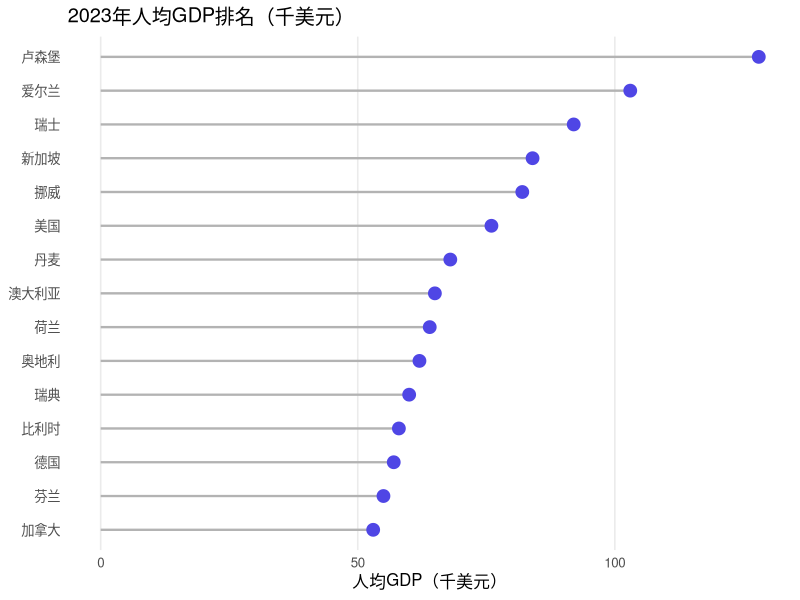
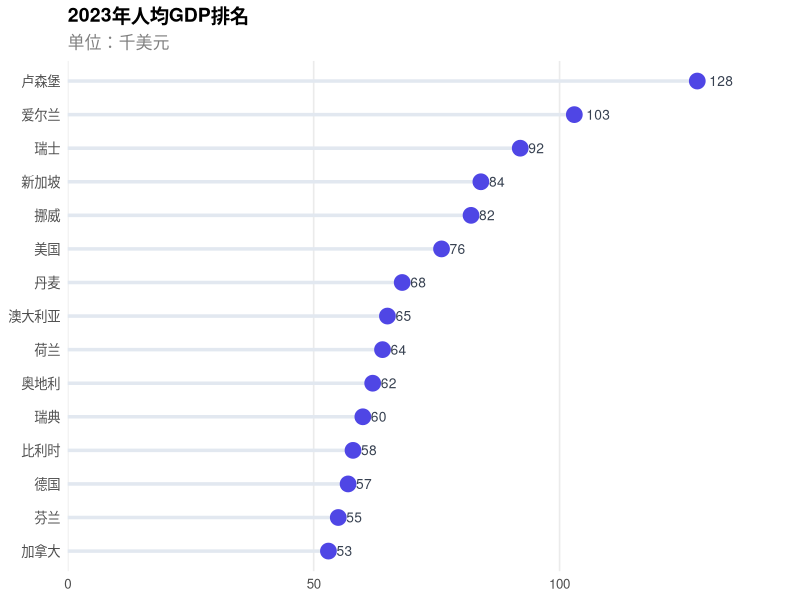
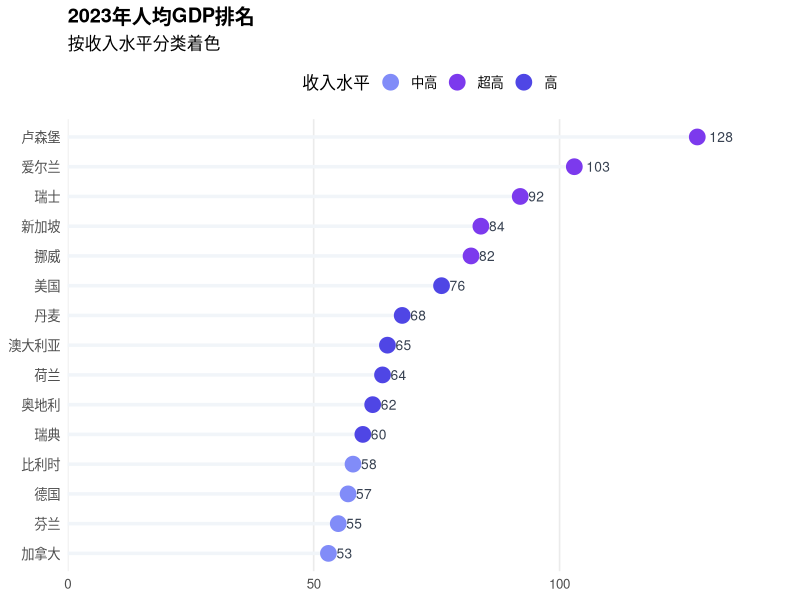
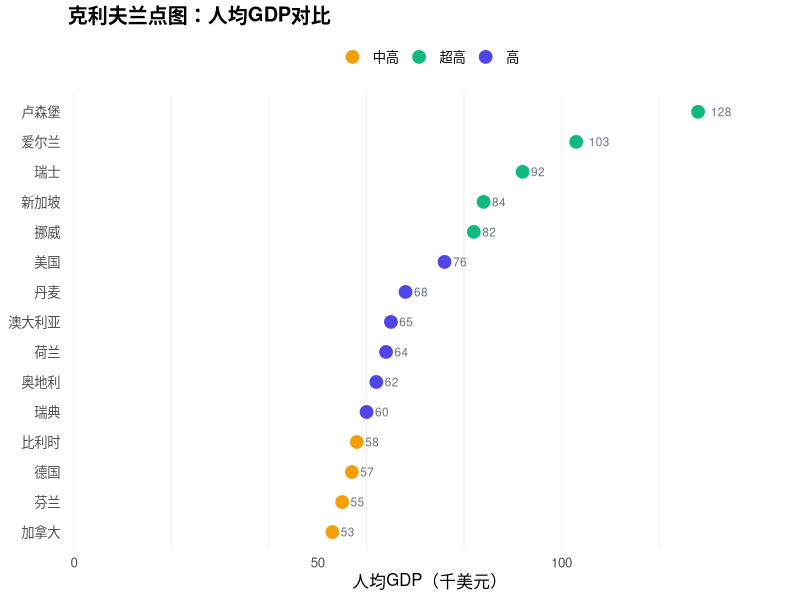
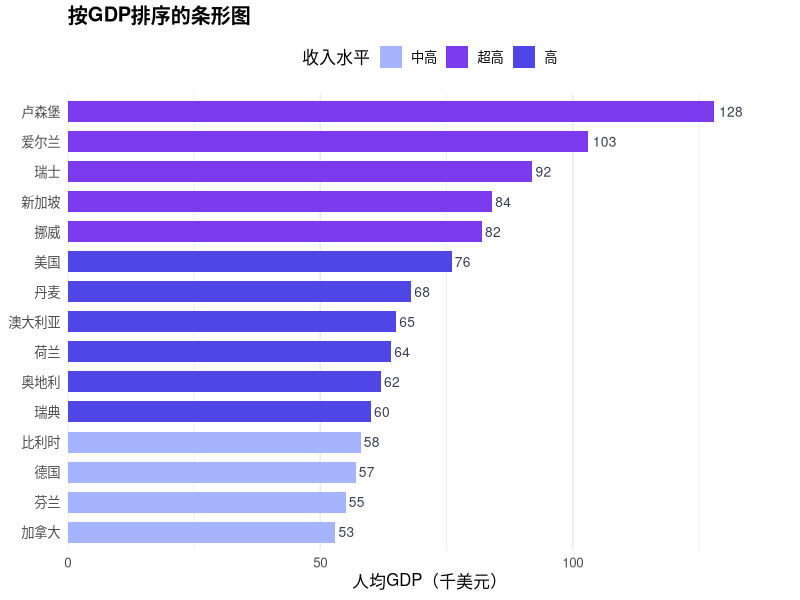
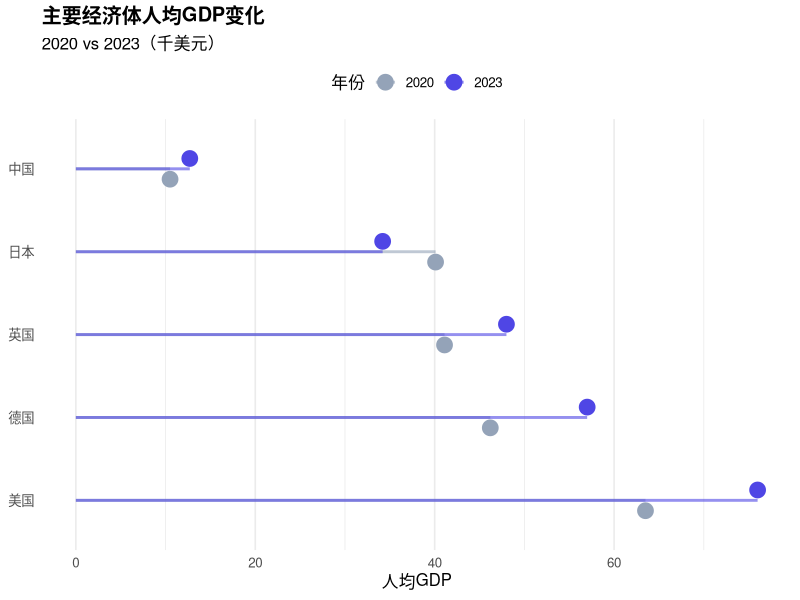
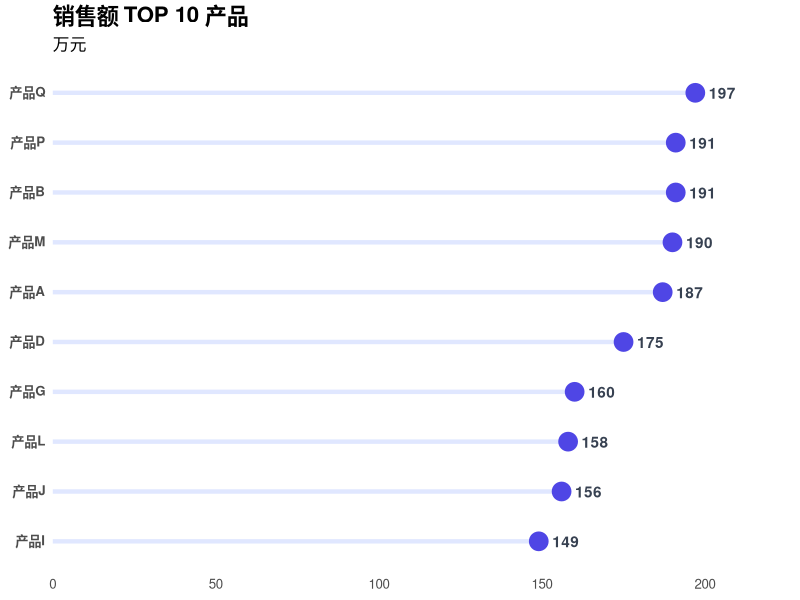
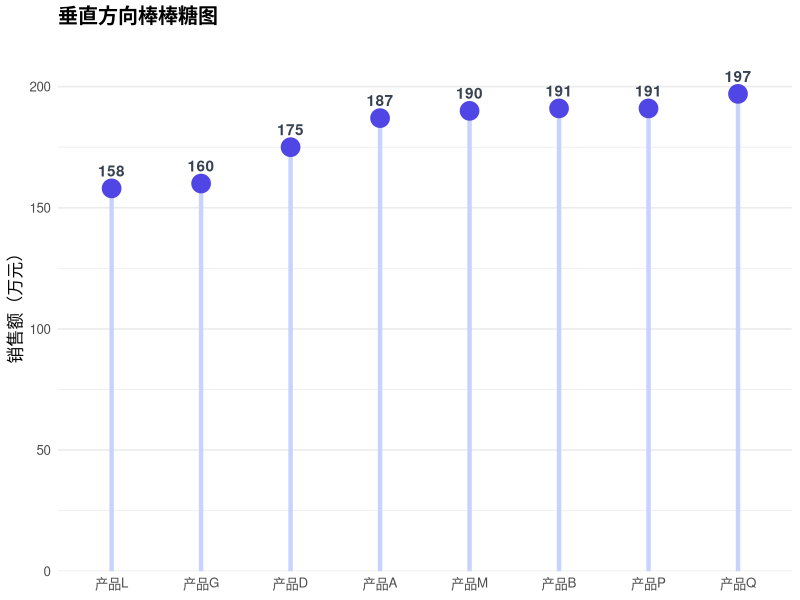

The R source for these figures, in order:
## ---- chunk 1
knitr::opts_chunk$set(
    echo = TRUE,
    warning = FALSE,
    message = FALSE,
    fig.width = 9,
    fig.height = 6,
    fig.retina = 2,
    out.width = "100%",
    dpi = 150
)
## ---- chunk 2
# 加载核心包
library(ggplot2)
library(dplyr)
library(scales)
library(forcats)
## ---- chunk 3
# 创建示例数据：各国2023年人均GDP（简化版）
gdp_data <- data.frame(
    country = c(
        "卢森堡", "新加坡", "爱尔兰", "瑞士", "挪威",
        "美国", "丹麦", "荷兰", "奥地利", "德国",
        "澳大利亚", "瑞典", "比利时", "加拿大", "芬兰"
    ),
    gdp = c(
        128, 84, 103, 92, 82, 76, 68, 64, 62, 57,
        65, 60, 58, 53, 55
    )
)

head(gdp_data)
## ---- chunk 4
# 先按GDP排序
gdp_data <- gdp_data %>%
    mutate(country = fct_reorder(country, gdp))

# 基础棒棒糖图
ggplot(gdp_data, aes(x = gdp, y = country)) +
    # 绘制"棒"（线段）
    geom_segment(
        aes(x = 0, xend = gdp, y = country, yend = country),
        color = "gray70",
        linewidth = 0.8
    ) +
    # 绘制"糖"（圆点）
    geom_point(
        size = 4,
        color = "#4f46e5"
    ) +
    labs(
        title = "2023年人均GDP排名（千美元）",
        x = "人均GDP（千美元）",
        y = NULL
    ) +
    theme_minimal(base_size = 12) +
    theme(
        panel.grid.major.y = element_blank(),
        panel.grid.minor = element_blank()
    )
## ---- chunk 5
ggplot(gdp_data, aes(x = gdp, y = country)) +
    geom_segment(
        aes(x = 0, xend = gdp, y = country, yend = country),
        color = "#e2e8f0",
        linewidth = 1.2
    ) +
    geom_point(
        size = 5,
        color = "#4f46e5"
    ) +
    # 添加数值标签
    geom_text(
        aes(label = gdp),
        hjust = -0.5, # 标签在点右侧
        size = 3.5,
        color = "#374151"
    ) +
    # 扩展x轴留出标签空间
    scale_x_continuous(expand = expansion(mult = c(0, 0.15))) +
    labs(
        title = "2023年人均GDP排名",
        subtitle = "单位：千美元",
        x = NULL,
        y = NULL
    ) +
    theme_minimal(base_size = 12) +
    theme(
        panel.grid.major.y = element_blank(),
        panel.grid.minor = element_blank(),
        plot.title = element_text(face = "bold", size = 14),
        plot.subtitle = element_text(color = "gray50")
    )
## ---- chunk 6
# 添加分组标签
gdp_data <- gdp_data %>%
    mutate(
        gdp_group = case_when(
            gdp >= 80 ~ "超高",
            gdp >= 60 ~ "高",
            TRUE ~ "中高"
        )
    )

ggplot(gdp_data, aes(x = gdp, y = country)) +
    geom_segment(
        aes(x = 0, xend = gdp, y = country, yend = country),
        color = "#f1f5f9",
        linewidth = 1.2
    ) +
    geom_point(
        aes(color = gdp_group),
        size = 5
    ) +
    geom_text(
        aes(label = gdp),
        hjust = -0.5,
        size = 3.5,
        color = "#374151"
    ) +
    scale_color_manual(
        values = c("超高" = "#7c3aed", "高" = "#4f46e5", "中高" = "#818cf8")
    ) +
    scale_x_continuous(expand = expansion(mult = c(0, 0.15))) +
    labs(
        title = "2023年人均GDP排名",
        subtitle = "按收入水平分类着色",
        x = NULL,
        y = NULL,
        color = "收入水平"
    ) +
    theme_minimal(base_size = 12) +
    theme(
        panel.grid.major.y = element_blank(),
        panel.grid.minor = element_blank(),
        legend.position = "top",
        plot.title = element_text(face = "bold")
    )
## ---- chunk 7
ggplot(gdp_data, aes(x = gdp, y = country)) +
    # 添加竖向网格辅助阅读
    geom_vline(
        xintercept = seq(0, 120, by = 20),
        color = "#f1f5f9",
        linewidth = 0.5
    ) +
    # 只用点
    geom_point(
        aes(color = gdp_group),
        size = 4
    ) +
    geom_text(
        aes(label = gdp),
        hjust = -0.6,
        size = 3,
        color = "#6b7280"
    ) +
    scale_color_manual(
        values = c("超高" = "#10b981", "高" = "#4f46e5", "中高" = "#f59e0b")
    ) +
    scale_x_continuous(expand = expansion(mult = c(0.01, 0.15))) +
    labs(
        title = "克利夫兰点图：人均GDP对比",
        x = "人均GDP（千美元）",
        y = NULL,
        color = NULL
    ) +
    theme_minimal(base_size = 12) +
    theme(
        panel.grid = element_blank(),
        legend.position = "top",
        plot.title = element_text(face = "bold")
    )
## ---- chunk 8
ggplot(gdp_data, aes(x = gdp, y = country, fill = gdp_group)) +
    geom_col(width = 0.7) +
    geom_text(
        aes(label = gdp),
        hjust = -0.2,
        size = 3.5,
        color = "#374151"
    ) +
    scale_fill_manual(
        values = c("超高" = "#7c3aed", "高" = "#4f46e5", "中高" = "#a5b4fc")
    ) +
    scale_x_continuous(expand = expansion(mult = c(0, 0.12))) +
    labs(
        title = "按GDP排序的条形图",
        x = "人均GDP（千美元）",
        y = NULL,
        fill = "收入水平"
    ) +
    theme_minimal(base_size = 12) +
    theme(
        panel.grid.major.y = element_blank(),
        legend.position = "top",
        plot.title = element_text(face = "bold")
    )
## ---- chunk 9
# 创建分组数据
compare_data <- data.frame(
    country = rep(c("中国", "美国", "日本", "德国", "英国"), each = 2),
    year = rep(c("2020", "2023"), 5),
    value = c(10.5, 12.7, 63.5, 76.0, 40.1, 34.2, 46.2, 57.0, 41.1, 48.0)
)

compare_data <- compare_data %>%
    mutate(country = fct_reorder(country, value, .fun = max, .desc = TRUE))

ggplot(compare_data, aes(x = value, y = country, color = year)) +
    geom_segment(
        aes(x = 0, xend = value, y = country, yend = country),
        linewidth = 1,
        alpha = 0.6
    ) +
    geom_point(
        size = 5,
        position = position_dodge(width = 0.5)
    ) +
    scale_color_manual(values = c("2020" = "#94a3b8", "2023" = "#4f46e5")) +
    labs(
        title = "主要经济体人均GDP变化",
        subtitle = "2020 vs 2023（千美元）",
        x = "人均GDP",
        y = NULL,
        color = "年份"
    ) +
    theme_minimal(base_size = 12) +
    theme(
        panel.grid.major.y = element_blank(),
        legend.position = "top",
        plot.title = element_text(face = "bold")
    )
## ---- chunk 10
# 创建较大数据集
set.seed(42)
large_data <- data.frame(
    item = paste0("产品", LETTERS[1:20]),
    sales = round(runif(20, 50, 200), 0)
)

# 只展示 TOP 10
top_10 <- large_data %>%
    slice_max(sales, n = 10) %>%
    mutate(item = fct_reorder(item, sales))

ggplot(top_10, aes(x = sales, y = item)) +
    geom_segment(
        aes(x = 0, xend = sales, y = item, yend = item),
        color = "#e0e7ff",
        linewidth = 1.5
    ) +
    geom_point(
        size = 6,
        color = "#4f46e5"
    ) +
    geom_text(
        aes(label = sales),
        hjust = -0.5,
        fontface = "bold",
        color = "#374151"
    ) +
    scale_x_continuous(expand = expansion(mult = c(0, 0.15))) +
    labs(
        title = "销售额 TOP 10 产品",
        subtitle = "万元",
        x = NULL,
        y = NULL
    ) +
    theme_minimal(base_size = 12) +
    theme(
        panel.grid = element_blank(),
        plot.title = element_text(face = "bold", size = 16),
        axis.text.y = element_text(face = "bold")
    )
## ---- chunk 11
# 使用TOP 8数据
top_8 <- large_data %>%
    slice_max(sales, n = 8) %>%
    mutate(item = fct_reorder(item, sales))

ggplot(top_8, aes(x = item, y = sales)) +
    geom_segment(
        aes(x = item, xend = item, y = 0, yend = sales),
        color = "#c7d2fe",
        linewidth = 1.5
    ) +
    geom_point(
        size = 6,
        color = "#4f46e5"
    ) +
    geom_text(
        aes(label = sales),
        vjust = -1,
        fontface = "bold",
        color = "#374151"
    ) +
    scale_y_continuous(expand = expansion(mult = c(0, 0.12))) +
    labs(
        title = "垂直方向棒棒糖图",
        x = NULL,
        y = "销售额（万元）"
    ) +
    theme_minimal(base_size = 12) +
    theme(
        panel.grid.major.x = element_blank(),
        plot.title = element_text(face = "bold")
    )
## ---- chunk 12
#' 快速绘制棒棒糖图
#' @param data 数据框
#' @param x 数值变量名（字符串）
#' @param y 分类变量名（字符串）
#' @param color 点的颜色
#' @param show_value 是否显示数值标签
#' @param title 图表标题
plot_lollipop <- function(data, x, y,
                          color = "#4f46e5",
                          show_value = TRUE,
                          title = NULL) {
    # 按数值排序
    data <- data %>%
        mutate(!!sym(y) := fct_reorder(!!sym(y), !!sym(x)))

    p <- ggplot(data, aes(x = .data[[x]], y = .data[[y]])) +
        geom_segment(
            aes(
                x = 0, xend = .data[[x]],
                y = .data[[y]], yend = .data[[y]]
            ),
            color = "#e5e7eb",
            linewidth = 1.2
        ) +
        geom_point(size = 5, color = color)

    if (show_value) {
        p <- p + geom_text(
            aes(label = round(.data[[x]], 1)),
            hjust = -0.5,
            size = 3.5,
            color = "#374151"
        ) +
            scale_x_continuous(expand = expansion(mult = c(0, 0.15)))
    }

    p + labs(title = title, x = NULL, y = NULL) +
        theme_minimal(base_size = 12) +
        theme(
            panel.grid.major.y = element_blank(),
            panel.grid.minor = element_blank(),
            plot.title = element_text(face = "bold")
        )
}

# 使用示例
plot_lollipop(gdp_data, "gdp", "country",
    color = "#10b981",
    title = "使用封装函数绑制棒棒糖图"
)
